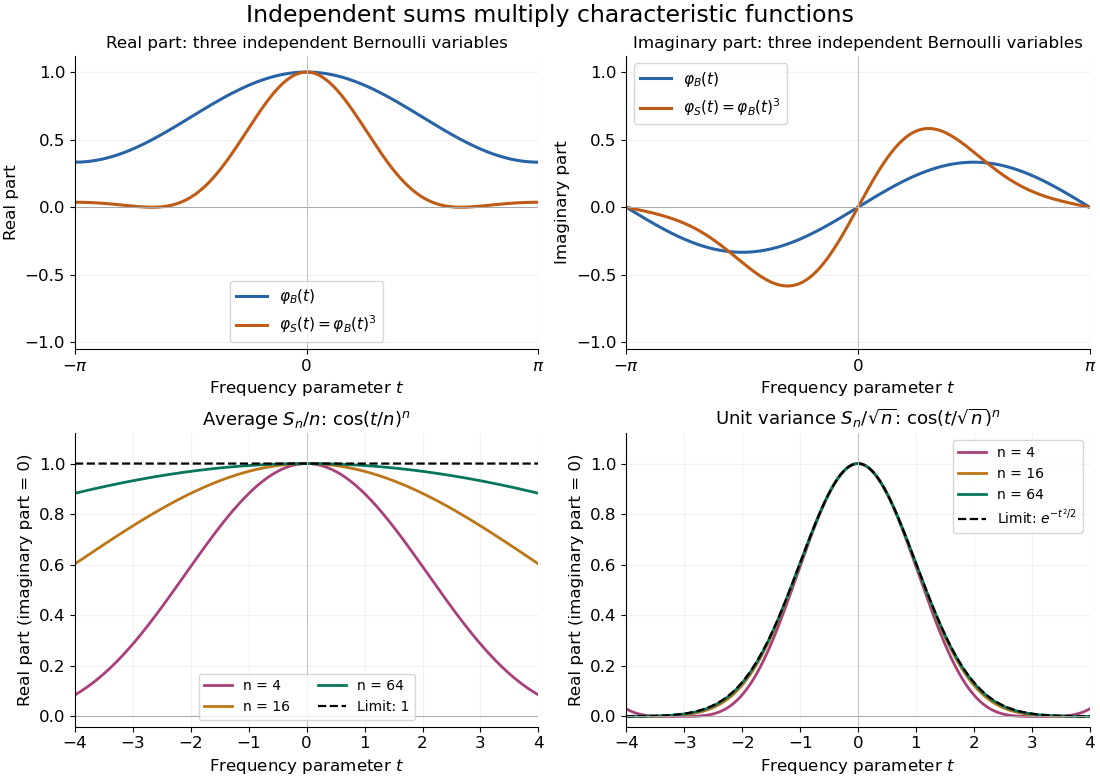

Recreate this plot in Python.
"""Plot exact characteristic functions of Bernoulli and symmetric sign sums."""
from pathlib import Path

import matplotlib.pyplot as plt
import numpy as np


def main():
    plt.rcParams.update({"font.size": 12, "axes.spines.top": False,
                         "axes.spines.right": False})
    fig, axes = plt.subplots(2, 2, figsize=(11, 7.8), layout="constrained")
    fig.set_facecolor("white")
    t = np.linspace(-np.pi, np.pi, 1001)
    phi = 2 / 3 + np.exp(1j * t) / 3
    product = phi ** 3
    for ax, component, name in zip(axes[0], [np.real, np.imag], ["Real", "Imaginary"]):
        ax.plot(t, component(phi), color="#2864a5", lw=2.2, label=r"$\varphi_B(t)$")
        ax.plot(t, component(product), color="#c05b16", lw=2.2, label=r"$\varphi_S(t)=\varphi_B(t)^3$")
        ax.set_title(name + " part: three independent Bernoulli variables", fontsize=12)
        ax.set(xlim=(-np.pi, np.pi), ylim=(-1.05, 1.12), ylabel=name + " part")
        ax.set_xticks([-np.pi, 0, np.pi], [r"$-\pi$", "0", r"$\pi$"])
        ax.legend(loc="lower center" if name == "Real" else "upper left", fontsize=11)

    t = np.linspace(-4, 4, 1201)
    colors = ["#a84079", "#bc7618", "#08765b"]
    for n, color in zip([4, 16, 64], colors):
        axes[1, 0].plot(t, np.cos(t / n) ** n, color=color, lw=2, label=f"n = {n}")
        axes[1, 1].plot(t, np.cos(t / np.sqrt(n)) ** n, color=color, lw=2, label=f"n = {n}")
    axes[1, 0].plot(t, np.ones_like(t), "k--", lw=1.6, label="Limit: 1")
    axes[1, 1].plot(t, np.exp(-t ** 2 / 2), "k--", lw=1.6, label=r"Limit: $e^{-t^2/2}$")
    axes[1, 0].set_title(r"Average $S_n/n$: $\cos(t/n)^n$", fontsize=13)
    axes[1, 1].set_title(r"Unit variance $S_n/\sqrt{n}$: $\cos(t/\sqrt{n})^n$", fontsize=13)
    for index, ax in enumerate(axes[1]):
        ax.set(xlim=(-4, 4), ylim=(-0.04, 1.12), ylabel="Real part (imaginary part = 0)")
        ax.legend(loc="lower center" if index == 0 else "upper right", fontsize=10,
                  ncols=2 if index == 0 else 1)
    for ax in axes.flat:
        ax.set_facecolor("white")
        ax.set_xlabel(r"Frequency parameter $t$")
        ax.axhline(0, color="0.65", lw=0.7)
        ax.axvline(0, color="0.75", lw=0.7)
        ax.grid(alpha=0.16)
    fig.suptitle("Independent sums multiply characteristic functions", fontsize=17)
    fig.savefig(Path(__file__).stem + ".png", dpi=100, facecolor="white", transparent=False)
    plt.close(fig)


if __name__ == "__main__":
    main()
